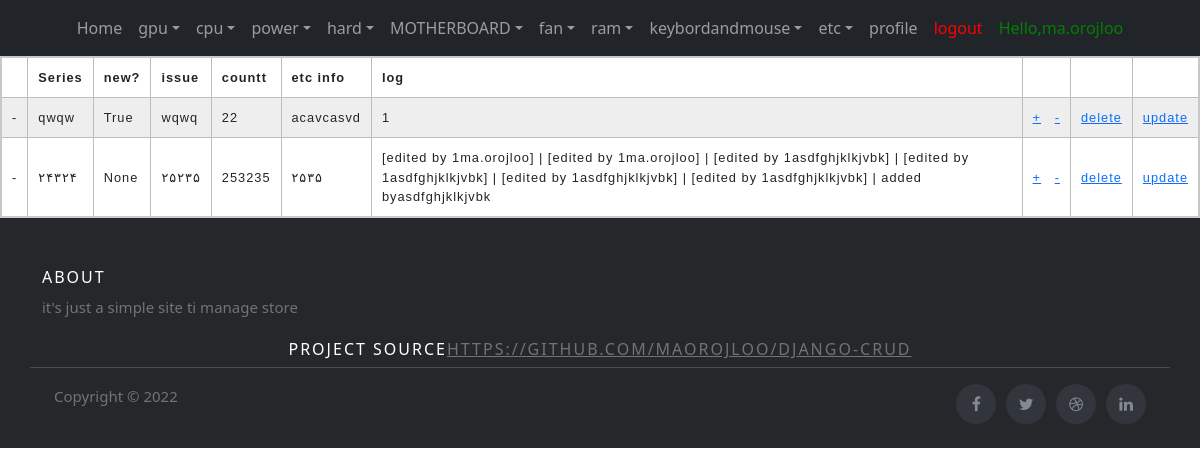
Page /MOTHERBOARD/ (signed in) on the committed database.
### stuffs/models.py (models this page shows, shortened)
class MOTHERBOARD(models.Model):
    series = models.CharField(max_length=100)
    new = models.BooleanField(null=True, blank=True)#*
    issue = models.CharField(max_length=100, blank=True)#*
    countt=models.SmallIntegerField()#*
    etc = models.CharField(max_length=100,blank=True)#*
    log=models.CharField(max_length=300)

### stuffs/views.py (the view)
# urls.py: path('MOTHERBOARD/',MOTHERBOARD_list,name='MOTHERBOARD_list'),
@login_required(login_url='/login/') #redirect when user is not logged in
def MOTHERBOARD_list(request):
    cpus = MOTHERBOARD.objects.all()
    return render(request,'MOTHERBOARD.html',{'cpus':cpus})

### stuffs/templates/MOTHERBOARD.html (shortened to what this page needs)
{% extends 'base.html' %}
{%  load static %}
    {% block content %}
    <link rel="stylesheet"  href="{%  static  'stuffs/css/zebrastrepedtable.css'  %}">
        <table>
            <tr>
                <th></th>
                <th>Series</th>
                <th>new?</th>
                <th>issue</th>
                <th>countt</th>
                <th>etc info</th>
                <th>log</th>
                <th>  </th>
                <th>  </th>
                <th>  </th>
                </tr>
        {% for cpu in cpus  %}
        {% with table='MOTHERBOARD' %}
            <tr>
            <td>-</td>
            <td>{{cpu.series}}</td>
            <td>{{cpu.new}}</td>
            <td>{{cpu.issue}}</td>
            <td>{{cpu.countt}}</td>
            <td>{{cpu.etc}}</td>
            <td>{{cpu.log}}</td>
            <td><a href="{% url 'gpu_plusone' table cpu.id %}" >+</a>&nbsp;&nbsp;&nbsp;<a href="{% url 'gpu_minusone' table cpu.id %}" >-</a></td>
            <td><a href="{% url 'delete_gpu' table cpu.id %}">delete</a></td>
            <td><a href="{% url 'update_gpu' table cpu.id  %}">update</a></td>
            </tr>
        {% endwith %}
        {% endfor %}
        </table>
    {% endblock content %}

### stuffs/templates/base.html (shortened to what this page needs)
{% load static %}
<!DOCTYPE html>
<html>
    <link href="https://cdn.jsdelivr.net/npm/bootstrap@5.1.3/dist/css/bootstrap.min.css" rel="stylesheet">
    <link rel="stylesheet"  href="{%  static  'stuffs/css/headerandfooter.css'  %}">
<head>
</head>
<body>
	<link rel="stylesheet" href="https://stackpath.bootstrapcdn.com/font-awesome/4.7.0/css/font-awesome.min.css">
		<nav class="navbar navbar-expand-lg navbar-dark ftco_navbar bg-dark ftco-navbar-light" id="ftco-navbar">
	    <div class="container-fluid">
	      <div class="collapse navbar-collapse" id="ftco-nav">
	        <ul class="navbar-nav m-auto">
	        	<li class="nav-item active"><a href="#" class="nav-link">Home</a></li>
            <li class="nav-item dropdown">
              <a class="nav-link dropdown-toggle" href="{% url  'list_stuffs' %}" id="dropdown04" data-toggle="dropdown" aria-haspopup="true" aria-expanded="false">gpu</a>
            </li>
<li class="nav-item dropdown">
              <a class="nav-link dropdown-toggle" href="{% url  'cpu_list' %}" id="dropdown04" data-toggle="dropdown" aria-haspopup="true" aria-expanded="false">cpu</a>
            </li>
<li class="nav-item dropdown">
              <a class="nav-link dropdown-toggle" href="{% url  'power_list' %}" id="dropdown04" data-toggle="dropdown" aria-haspopup="true" aria-expanded="false">power</a>
            </li>
<li class="nav-item dropdown">
              <a class="nav-link dropdown-toggle" href="{% url  'hard_list' %}" id="dropdown04" data-toggle="dropdown" aria-haspopup="true" aria-expanded="false">hard</a>
            </li>
<li class="nav-item dropdown">
              <a class="nav-link dropdown-toggle" href="{% url  'MOTHERBOARD_list' %}" id="dropdown04" data-toggle="dropdown" aria-haspopup="true" aria-expanded="false">MOTHERBOARD</a>
            </li>
<li class="nav-item dropdown">
              <a class="nav-link dropdown-toggle" href="{% url  'fan_list' %}" id="dropdown04" data-toggle="dropdown" aria-haspopup="true" aria-expanded="false">fan</a>
            </li>
<li class="nav-item dropdown">
              <a class="nav-link dropdown-toggle" href="{% url  'ram_list' %}" id="dropdown04" data-toggle="dropdown" aria-haspopup="true" aria-expanded="false">ram</a>
            </li>
<li class="nav-item dropdown">
              <a class="nav-link dropdown-toggle" href="{% url  'keybordandmouse_list' %}" id="dropdown04" data-toggle="dropdown" aria-haspopup="true" aria-expanded="false">keybordandmouse</a>
            </li>
<li class="nav-item dropdown">
              <a class="nav-link dropdown-toggle" href="{% url  'etc_list' %}" id="dropdown04" data-toggle="dropdown" aria-haspopup="true" aria-expanded="false">etc</a>
            </li>
              {% if user.is_authenticated%}
              <li class="nav-item"><a href="/profile" class="nav-link">profile</a></li>
              <li class="nav-item"><a href="/logout" style="color: red;" class="nav-link">logout</a></li>
                {% else %}
                <li class="nav-item"><a href="/login" style="color: red;" class="nav-link">login</a></li>
                {% endif %}
            {% if user.is_authenticated%}
	          <li class="nav-item"><a href="" style="color: green;" class="nav-link">Hello,{{ user.username }}</a></li>
            {% endif %}
	        </ul>
	      </div>
	    </div>
	  </nav>
<div >
    <dev calss='container-s'>
    {% block content%}{%endblock%}
    </dev>
  </div>
<div  >
<footer class="site-footer">
    <div class="container">
      <div class="row">
        <div class="col-sm-12 col-md-6">
          <h6>About</h6>
          <p class="text-justify">it's just a simple site ti manage store</p>
        </div>
        <h6 align="center" >project source<a href="https://github.com/maorojloo/Django-CRUD" target="blank">https://github.com/maorojloo/Django-CRUD</a></h6><br/>
      <hr>
    </div>
    <div class="container">
      <div class="row">
        <div class="col-md-8 col-sm-6 col-xs-12">
          <p class="copyright-text">Copyright &copy; 2022
          </p>
        </div>
        <div class="col-md-4 col-sm-6 col-xs-12">
          <ul class="social-icons">
            <li><a class="facebook" href="#"><i class="fa fa-facebook"></i></a></li>
            <li><a class="twitter" href="#"><i class="fa fa-twitter"></i></a></li>
            <li><a class="dribbble" href="#"><i class="fa fa-dribbble"></i></a></li>
            <li><a class="linkedin" href="#"><i class="fa fa-linkedin"></i></a></li>
          </ul>
        </div>
      </div>
    </div>
  </div>
</footer>
</body>
</html>

### stuffs/static/stuffs/css/headerandfooter.css (style rules this page uses)
.site-footer { background-color:#26272b; padding:45px 0 20px; font-size:15px; line-height:24px; color:#737373; }
.site-footer hr { border-top-color:#bbb; opacity:0.5 }
.site-footer h6 { color:#fff; font-size:16px; text-transform:uppercase; margin-top:5px; letter-spacing:2px }
.site-footer a { color:#737373; }
.site-footer .social-icons { text-align:right }
.site-footer .social-icons a { width:40px; height:40px; line-height:40px; margin-left:6px; margin-right:0; border-radius:100%; background-color:#33353d }
.copyright-text { margin:0 }
.social-icons { padding-left:0; margin-bottom:0; list-style:none }
.social-icons li { display:inline-block; margin-bottom:4px }
.social-icons a { background-color:#eceeef; color:#818a91; font-size:16px; display:inline-block; line-height:44px; width:44px; height:44px; text-align:center; margin-right:8px; border-radius:100%; -webkit-transition:all .2s linear; -o-transition:all .2s linear; transition:all .2s linear }

### stuffs/static/stuffs/css/zebrastrepedtable.css (style rules this page uses)
td, th { border: 1px solid rgb(190, 190, 190); padding: 10px; }
tr:nth-child(even) { background-color: #eee; }
table { border-collapse: collapse; border: 2px solid rgb(200, 200, 200); letter-spacing: 1px; font-family: sans-serif; font-size: .8rem; }

### rows in the picture
MOTHERBOARD: series "qwqw", new "True", issue "wqwq", countt "22", etc "acavcasvd", log "1"
MOTHERBOARD: series "۲۴۳۲۴", new "None", issue "۲۵۲۳۵", countt "253235", etc "۲۵۳۵", log "[edited by 1ma.orojloo] | [edited by 1ma.orojloo] | [edited by 1asdfghjklkjvbk] | [edited by 1asdfghjklkjvbk] | [edited by 1asdfghjklkjvbk] | [edited by 1asdfghjklkjvbk] | added byasdfghjklkjvbk"

### other values in the picture
{{ user.username }} "ma.orojloo"
